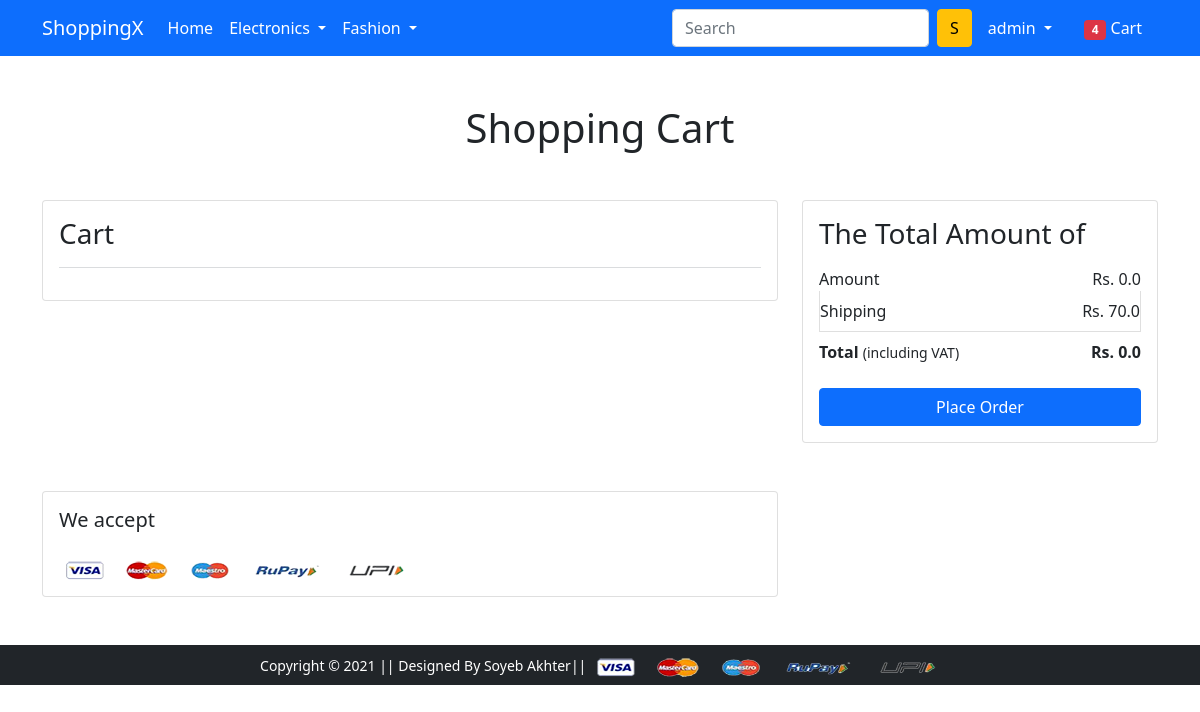
The page /cart/ (signed in) on the database as committed earlier.
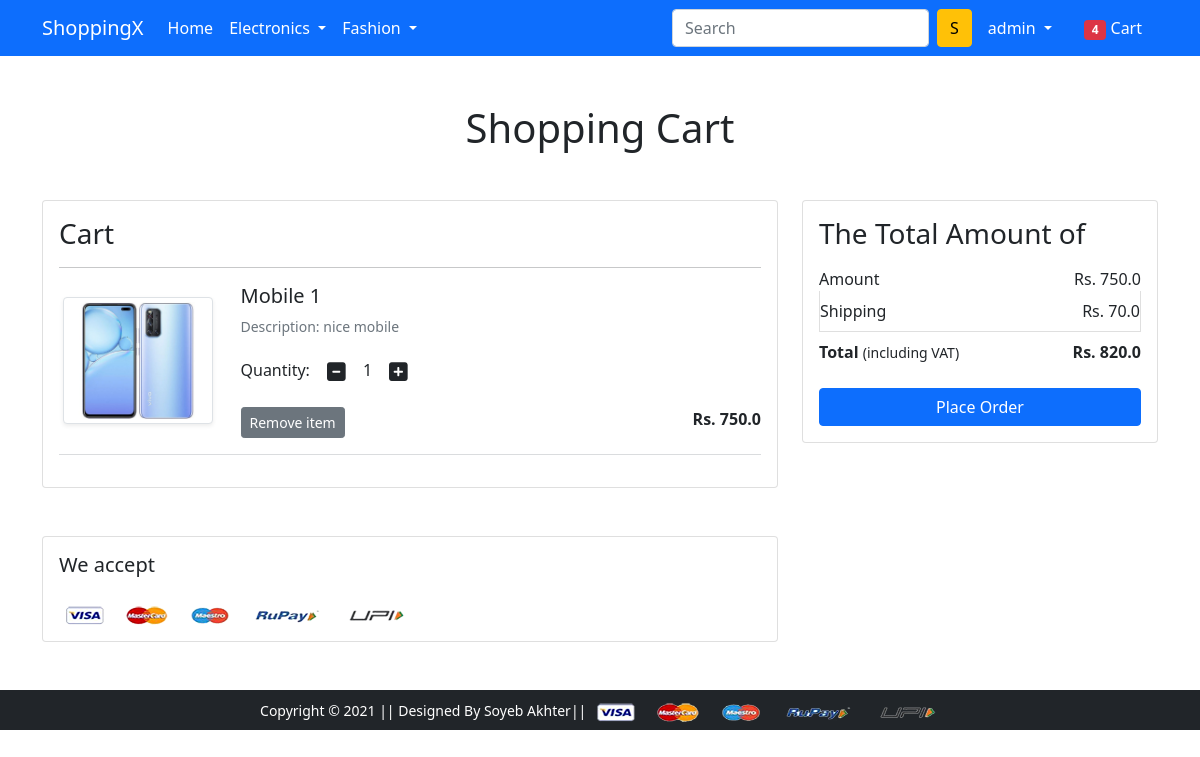
The same page on the database as committed later.
### app/models.py (models this page shows, shortened)
class Cart(models.Model):
    user = models.ForeignKey(User, on_delete=models.CASCADE)
    product = models.ForeignKey(Product, on_delete=models.CASCADE)
    quantity = models.PositiveIntegerField(default=1)
    def __str__(self):
        return str(self.id)

class Product(models.Model):
    title = models.CharField(max_length=150)
    selling_price = models.FloatField()
    discounted_price = models.FloatField()
    description = models.TextField()
    brand = models.CharField(max_length=150)
    category = models.CharField(choices=CATEGORY_CHOICES, max_length=5)
    product_image = models.ImageField(upload_to='productImg')

### app/views.py (the view)
# urls.py: path('cart/', views.show_cart, name='showcart'),
def show_cart(request):
    if request.user.is_authenticated:
        user = request.user
        cart = Cart.objects.filter(user=user)
        print (cart)
        amount = 0.0
        shipping_amount = 70.0
        total_amount = 0.0
        if cart:
            for p in cart:
                tempamount = (p.quantity * p.product.discounted_price)
                amount += tempamount
                total_amount = amount + shipping_amount
        print (total_amount)
        context = {
            "carts": cart ,
            "amount": amount,
            "totalamount" : total_amount,
            "shippingamount": shipping_amount,
        }
        return render(request, 'app/addtocart.html', context)
    else:
        return redirect('login')

### app/templates/app/addtocart.html (shortened to what this page needs)
{% extends 'app/base.html' %}
{% load static %}
{% block main-content %}
<div class="container my-5">
 <div class="row">
  <h1 class="text-center mb-5">Shopping Cart</h1>
  <div class="col-sm-8">
  <div class="card">
   <div class="card-body">
    <h3>Cart</h3>
    {% for cart in carts %}
    <hr>
    <div class="row">
     <div class="col-sm-3 text-center align-self-center"><img src="{{ cart.product.product_image.url }}" alt="" srcset="" class="img-fluid img-thumbnail shadow-sm" height="150" width="150"> </div>
     <div class="col-sm-9">
      <div>
       <h5>{{ cart.product.title }}</h5>
       <p class="mb-2 text-muted small">Description: {{ cart.product.description }}</p>
       <div class="my-3">
        <label for="quantity">Quantity:</label>
        <a class="minus-cart btn"><i class="fas fa-minus-square fa-lg"></i></a>
          <span id="quantity">{{ cart.quantity }}</span>
        <a class="plus-cart btn"><i class="fas fa-plus-square fa-lg"></i></a>
       </div>
       <div class="d-flex justify-content-between">
        <a href="#" class="btn btn-sm btn-secondary mr-3">Remove item </a>
        <p class="mb-0"><span><strong>Rs. {{ cart.product.discounted_price }}</strong></span></p>
       </div>
      </div>
     </div>
    </div>
    {% endfor %}
    <hr class="text-muted">
   </div>
   </div>
  </div>
  <div class="col-sm-4">
   <div class="card">
    <div class="card-body">
      <h3>The Total Amount of</h3>
      <ul class="list-group">
       <li class="list-group-item d-flex justify-content-between align-items-center border-0 px-0 pb-0">Amount<span>Rs. {{ amount }}</span></li>
       <li class="list-group-item d-flex justify-content-between align-items-center px-0">Shipping<span>Rs. {{ shippingamount}}</span></li>
       <li class="list-group-item d-flex justify-content-between align-items-center border-0 px-0 mb-3">
        <div>
           <strong>Total</strong> <small>(including VAT)</small>
         </div>
         <span><strong>Rs. {{ totalamount }}</strong></span>
       </li>
      </ul>
      <div class="d-grid"><a href="{% url 'checkout' %}" class="btn btn-primary">Place Order</a></div>
    </div>
   </div>
  </div>
 </div>
</div>
<div class="container">
 <div class="row">
  <div class="col-sm-8">
   <div class="card">
    <div class="card-body">
      <h5 class="mb-4">We accept</h5>
      <img src="{% static 'app/images/payment.png' %}" alt="" class="img-fluid">
    </div>
  </div>
  </div>
 </div>
</div>
{% endblock main-content %}

### app/templates/app/base.html (shortened to what this page needs)
<!doctype html>
{% load static %}
<html lang="en">
  <head>
    <link href="https://cdn.jsdelivr.net/npm/bootstrap@5.0.0-beta1/dist/css/bootstrap.min.css" rel="stylesheet">
    <link rel="stylesheet" href="{% static 'app/css/owl.carousel.min.css' %}">
    <link rel="stylesheet" href="{% static 'app/css/all.min.css' %}">
    <link rel="stylesheet" href="{% static 'app/css/style.css' %}">
  </head>
  <body>
    <nav class="navbar navbar-expand-lg navbar-dark bg-primary">
     <div class="container">
       <a class="navbar-brand" href="/">ShoppingX</a>
       <div class="collapse navbar-collapse" id="navbarSupportedContent">
         <ul class="navbar-nav me-auto mb-2 mb-lg-0">
           <li class="nav-item">
             <a class="nav-link active" aria-current="page" href="/">Home</a>
           </li>
           <li class="nav-item dropdown">
             <a class="nav-link dropdown-toggle text-white" href="#" id="electronicsDropdown" role="button" data-bs-toggle="dropdown" aria-expanded="false">
               Electronics
             </a>
           </li>
           <li class="nav-item dropdown">
             <a class="nav-link dropdown-toggle text-white" href="#" id="fashionDropdown" role="button" data-bs-toggle="dropdown" aria-expanded="false">
               Fashion
             </a>
           </li>
         </ul>
         <form class="d-flex">
           <input class="form-control me-2" type="search" placeholder="Search" aria-label="Search">
           <button class="btn btn-warning" type="submit">S</button>
         </form>
         <div>
          <ul class="navbar-nav me-auto mb-2 mb-lg-0">
            {% if user.is_authenticated %}
           <li class="nav-item dropdown mx-2">
              <a class="nav-link dropdown-toggle text-white" href="#" id="profileDropdown" role="button" data-bs-toggle="dropdown" aria-expanded="false">
                {{ request.user.username }}
              </a>
            </li>
            <li class="nav-item mx-2">
             <a href="{% url 'showcart' %}" class="nav-link text-white"><span class="badge bg-danger">4</span>
               Cart </a>
            </li>
            {% endif %}
          </ul>
         </div>
       </div>
     </div>
    </nav>
    {% block main-content %} {% endblock main-content %}
    <footer class="container-fluid bg-dark text-center p-2 mt-5">
        <small class="text-white">Copyright &copy; 2021 || Designed By Soyeb Akhter|| </small>
        <img src="{% static 'app/images/payment.png' %}" alt="" srcset="" class="img-fluid" height="2px">
    </footer>
  </body>
</html>

Rows that differ between the two databases and show on the page:
added Cart: product.product_image (picture), product "Mobile 1", product.description "nice mobile", quantity "1", product.discounted_price "750.0"
Other text that changed with them:
{{ amount }}: "0.0" → "750.0"
{{ totalamount }}: "0.0" → "820.0"
